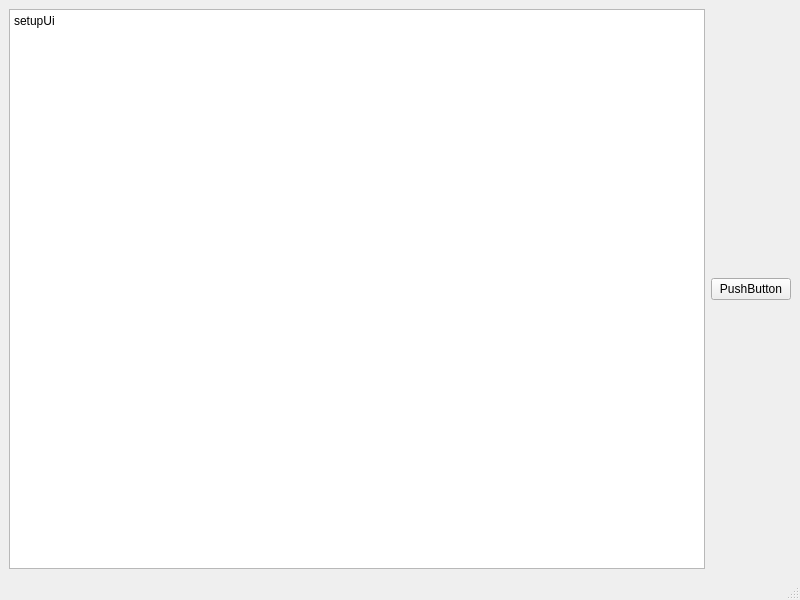
<?xml version="1.0" encoding="UTF-8"?>
<ui version="4.0">
 <class>MainWindow</class>
 <widget class="QMainWindow" name="MainWindow">
  <property name="geometry">
   <rect>
    <x>0</x>
    <y>0</y>
    <width>800</width>
    <height>600</height>
   </rect>
  </property>
  <property name="windowTitle">
   <string>MainWindow</string>
  </property>
  <widget class="QWidget" name="centralwidget">
   <layout class="QGridLayout" name="gridLayout">
    <item row="0" column="0">
     <widget class="QPlainTextEdit" name="plainTextEdit">
      <property name="plainText">
       <string>setupUi</string>
      </property>
     </widget>
    </item>
    <item row="0" column="1">
     <widget class="QPushButton" name="pushButton">
      <property name="text">
       <string>PushButton</string>
      </property>
     </widget>
    </item>
   </layout>
  </widget>
  <widget class="QMenuBar" name="menubar">
   <property name="geometry">
    <rect>
     <x>0</x>
     <y>0</y>
     <width>800</width>
     <height>23</height>
    </rect>
   </property>
  </widget>
  <widget class="QStatusBar" name="statusbar"/>
 </widget>
 <resources/>
 <connections/>
</ui>
